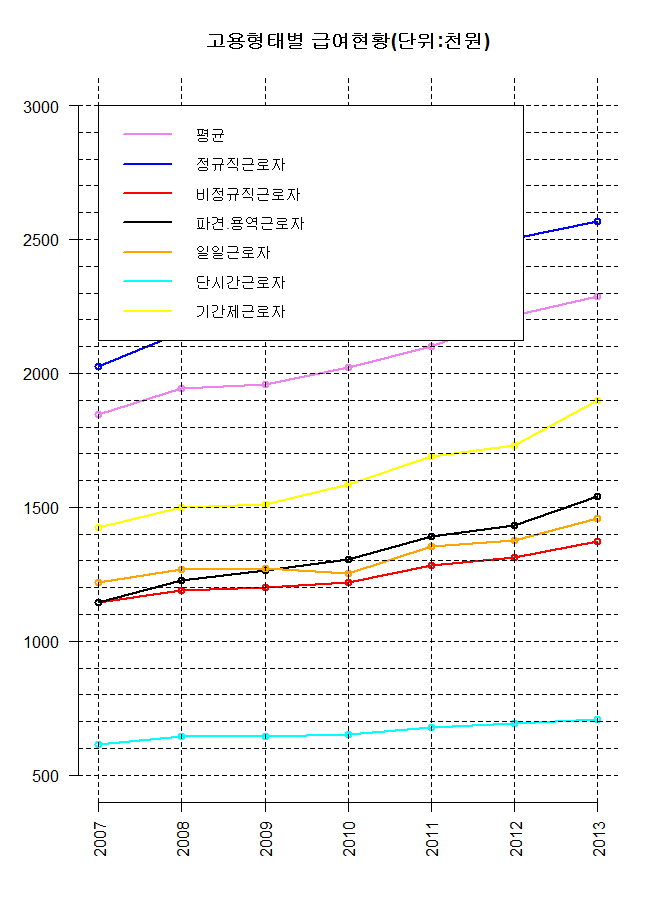

R code for this plot:
install.packages("ggplot2")
library(ggplot2)
library(reshape2)

setwd("D:/workspace/R_Data_Analysis/Part2/Stage3/EX")

goyong_pay <- read.csv("고용형태별_취업자현황_월급현황.csv",sep=",",stringsAsFactors = FALSE)

colname <- goyong_day$년도

v1 <- goyong_pay[,2]
v2 <- goyong_pay[,3]
v3 <- goyong_pay[,4]
v4 <- goyong_pay[,5]
v5 <- goyong_pay[,6]
v6 <- goyong_pay[,7]
v7 <- goyong_pay[,8]

plot(v1,xlab="",ylab="",ylim=c(500,3000),axes=FALSE,col="violet",type="o",lwd=2,main="고용형태별 급여현황(단위:천원)")

axis(1,at=1:7,label=colname,las=2)
axis(2,las=1)

lines(v2 ,col="blue",type="o",lwd=2)
lines(v3 ,col="red",type="o",lwd=2)
lines(v4 ,col="black",type="o",lwd=2)
lines(v5 ,col="orange",type="o",lwd=2)
lines(v6 ,col="cyan",type="o",lwd=2)
lines(v7 ,col="yellow",type="o",lwd=2)

abline(h=seq(500,3000,100),v=seq(1,7,1),lty=2,lwd=0.2)

col <- names(goyong_day[2:8])
colors <- c("violet","blue","red","black","orange","cyan","yellow")
legend(1,3000,col,cex=0.8,col=colors,lty=1,lwd=2,bg="white")
